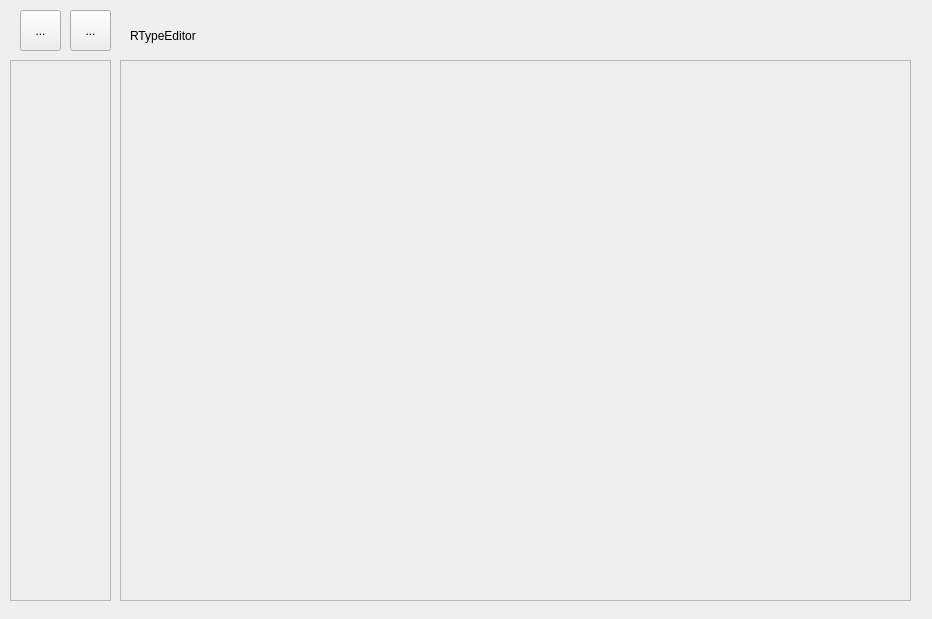
<?xml version="1.0" encoding="UTF-8"?>
<ui version="4.0">
 <class>MainWindow</class>
 <widget class="QMainWindow" name="MainWindow">
  <property name="geometry">
   <rect>
    <x>0</x>
    <y>0</y>
    <width>932</width>
    <height>619</height>
   </rect>
  </property>
  <property name="maximumSize">
   <size>
    <width>932</width>
    <height>619</height>
   </size>
  </property>
  <property name="windowTitle">
   <string>MainWindow</string>
  </property>
  <widget class="QWidget" name="centralWidget">
   <widget class="QLabel" name="label">
    <property name="geometry">
     <rect>
      <x>130</x>
      <y>20</y>
      <width>441</width>
      <height>31</height>
     </rect>
    </property>
    <property name="text">
     <string>RTypeEditor</string>
    </property>
    <property name="scaledContents">
     <bool>false</bool>
    </property>
   </widget>
   <widget class="QToolButton" name="toolButton_3">
    <property name="geometry">
     <rect>
      <x>20</x>
      <y>10</y>
      <width>41</width>
      <height>41</height>
     </rect>
    </property>
    <property name="cursor">
     <cursorShape>PointingHandCursor</cursorShape>
    </property>
    <property name="text">
     <string>...</string>
    </property>
    <property name="icon">
     <iconset>
      <normaloff>../../resource/sprites/save2.png</normaloff>../../resource/sprites/save2.png</iconset>
    </property>
   </widget>
   <widget class="QToolButton" name="toolButton_4">
    <property name="geometry">
     <rect>
      <x>70</x>
      <y>10</y>
      <width>41</width>
      <height>41</height>
     </rect>
    </property>
    <property name="cursor">
     <cursorShape>PointingHandCursor</cursorShape>
    </property>
    <property name="text">
     <string>...</string>
    </property>
    <property name="icon">
     <iconset>
      <normaloff>../../resource/sprites/save.png</normaloff>../../resource/sprites/save.png</iconset>
    </property>
   </widget>
   <widget class="QScrollArea" name="scrollArea">
    <property name="geometry">
     <rect>
      <x>120</x>
      <y>60</y>
      <width>791</width>
      <height>541</height>
     </rect>
    </property>
    <property name="minimumSize">
     <size>
      <width>500</width>
      <height>400</height>
     </size>
    </property>
    <property name="baseSize">
     <size>
      <width>500</width>
      <height>400</height>
     </size>
    </property>
    <property name="widgetResizable">
     <bool>true</bool>
    </property>
    <widget class="QWidget" name="scrollAreaWidgetContents_3">
     <property name="geometry">
      <rect>
       <x>0</x>
       <y>0</y>
       <width>789</width>
       <height>539</height>
      </rect>
     </property>
     <widget class="QWidget" name="layoutWidget">
      <property name="geometry">
       <rect>
        <x>0</x>
        <y>0</y>
        <width>10</width>
        <height>2</height>
       </rect>
      </property>
      <layout class="QGridLayout" name="gridLayout_3">
       <property name="sizeConstraint">
        <enum>QLayout::SetDefaultConstraint</enum>
       </property>
       <property name="leftMargin">
        <number>0</number>
       </property>
      </layout>
     </widget>
    </widget>
   </widget>
   <widget class="QScrollArea" name="scrollArea_2">
    <property name="geometry">
     <rect>
      <x>10</x>
      <y>60</y>
      <width>101</width>
      <height>541</height>
     </rect>
    </property>
    <property name="widgetResizable">
     <bool>true</bool>
    </property>
    <widget class="QWidget" name="scrollAreaWidgetContents">
     <property name="geometry">
      <rect>
       <x>0</x>
       <y>0</y>
       <width>99</width>
       <height>539</height>
      </rect>
     </property>
     <widget class="QWidget" name="layoutWidget_2">
      <property name="geometry">
       <rect>
        <x>0</x>
        <y>0</y>
        <width>91</width>
        <height>541</height>
       </rect>
      </property>
      <layout class="QVBoxLayout" name="verticalLayout"/>
     </widget>
    </widget>
   </widget>
  </widget>
 </widget>
 <layoutdefault spacing="6" margin="11"/>
 <resources/>
 <connections/>
</ui>
